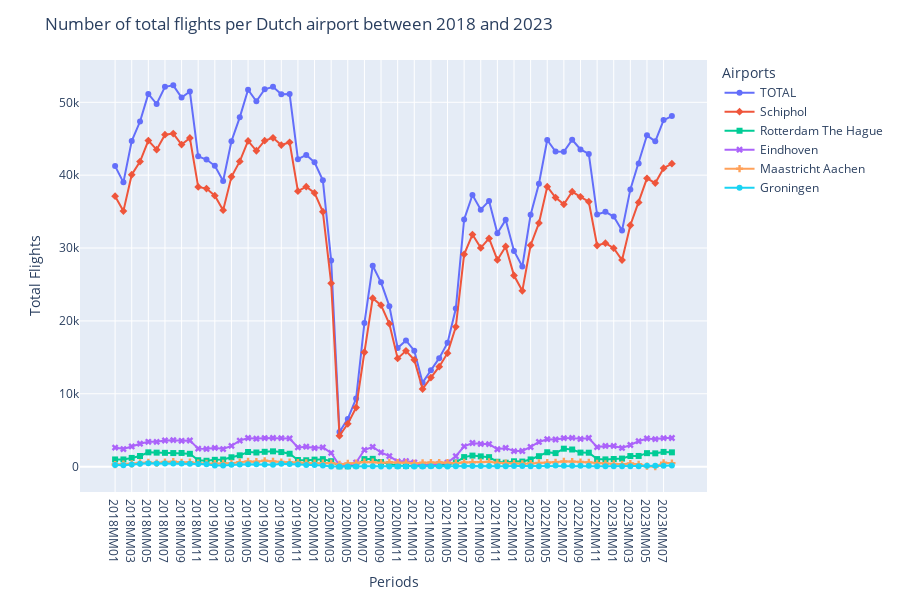

The cell this chart's notebook holds for it:
### Code cell
# Only select monthly data from 2019 till 2023
data_total = data.loc[data['Periods'].str.contains('2018MM|2019MM|2020MM|2021MM|2022MM|2023MM', case=False, regex=True)]

# Make a graph about the total amount of flights
figtotal = px.line(data_total, 
                x = "Periods", 
                y = "Total Flights",
                color = "Airports",
                symbol = "Airports",
                )

# Adjust the layout of the graph
figtotal.update_layout(
                title={'text': 'Number of total flights per Dutch airport between 2018 and 2023'},
                height=600,
                )

# Show graph
figtotal.show()

### Figure 1 — Plotly figure (JSON) as saved in the notebook; plotly's stock layout.template omitted (floating-point values rounded to 4 significant figures)
{"data": [{"hovertemplate": "Airports=TOTAL<br>Periods=%{x}<br>Total Flights=%{y}<extra></extra>", "legendgroup": "TOTAL", "line": {"color": "#636efa", "dash": "solid"}, "marker": {"symbol": "circle"}, "mode": "markers+lines", "name": "TOTAL", "orientation": "v", "showlegend": true, "type": "scatter", "x": ["2018MM01", "2018MM02", "2018MM03", "2018MM04", "2018MM05", "2018MM06", "2018MM07", "2018MM08", "2018MM09", "2018MM10", "2018MM11", "2018MM12", "2019MM01", "2019MM02", "2019MM03", "2019MM04", "2019MM05", "2019MM06", "2019MM07", "2019MM08", "2019MM09", "2019MM10", "2019MM11", "2019MM12", "2020MM01", "2020MM02", "2020MM03", "2020MM04", "2020MM05", "2020MM06", "2020MM07", "2020MM08", "2020MM09", "2020MM10", "2020MM11", "2020MM12", "2021MM01", "2021MM02", "2021MM03", "2021MM04", "2021MM05", "2021MM06", "2021MM07", "2021MM08", "2021MM09", "2021MM10", "2021MM11", "2021MM12", "2022MM01", "2022MM02", "2022MM03", "2022MM04", "2022MM05", "2022MM06", "2022MM07", "2022MM08", "2022MM09", "2022MM10", "2022MM11", "2022MM12", "2023MM01", "2023MM02", "2023MM03", "2023MM04", "2023MM05", "2023MM06", "2023MM07", "2023MM08"], "xaxis": "x", "y": [41247, 39014, 44687, 47362, 51151, 49764, 52126, 52326, 50660, 51475, 42585, 42149, 41285, 39204, 44649, 47934, 51719, 50135, 51786, 52127, 51091, 51135, 42195, 42771, 41768, 39299, 28306, 4759, 6556, 9336, 19701, 27575, 25290, 22028, 16283, 17325, 15907, 11528, 13228, 14891, 16987, 21701, 33916, 37282, 35262, 36465, 32026, 33869, 29604, 27456, 34568, 38824, 44823, 43248, 43218, 44862, 43523, 42909, 34597, 34968, 34322, 32416, 38044, 41609, 45469, 44638, 47556, 48111], "yaxis": "y"}, {"hovertemplate": "Airports=Schiphol<br>Periods=%{x}<br>Total Flights=%{y}<extra></extra>", "legendgroup": "Schiphol", "line": {"color": "#EF553B", "dash": "solid"}, "marker": {"symbol": "diamond"}, "mode": "markers+lines", "name": "Schiphol", "orientation": "v", "showlegend": true, "type": "scatter", "x": ["2018MM01", "2018MM02", "2018MM03", "2018MM04", "2018MM05", "2018MM06", "2018MM07", "2018MM08", "2018MM09", "2018MM10", "2018MM11", "2018MM12", "2019MM01", "2019MM02", "2019MM03", "2019MM04", "2019MM05", "2019MM06", "2019MM07", "2019MM08", "2019MM09", "2019MM10", "2019MM11", "2019MM12", "2020MM01", "2020MM02", "2020MM03", "2020MM04", "2020MM05", "2020MM06", "2020MM07", "2020MM08", "2020MM09", "2020MM10", "2020MM11", "2020MM12", "2021MM01", "2021MM02", "2021MM03", "2021MM04", "2021MM05", "2021MM06", "2021MM07", "2021MM08", "2021MM09", "2021MM10", "2021MM11", "2021MM12", "2022MM01", "2022MM02", "2022MM03", "2022MM04", "2022MM05", "2022MM06", "2022MM07", "2022MM08", "2022MM09", "2022MM10", "2022MM11", "2022MM12", "2023MM01", "2023MM02", "2023MM03", "2023MM04", "2023MM05", "2023MM06", "2023MM07", "2023MM08"], "xaxis": "x", "y": [37113, 35069, 40059, 41861, 44742, 43499, 45551, 45713, 44198, 45100, 38382, 38157, 37185, 35195, 39785, 41892, 44706, 43348, 44736, 45122, 44131, 44502, 37800, 38425, 37567, 34979, 25155, 4236, 5873, 8108, 15702, 23125, 22162, 19614, 14858, 15896, 14666, 10655, 12217, 13720, 15576, 19195, 29141, 31847, 30019, 31324, 28371, 30225, 26231, 24129, 30382, 33421, 38419, 36919, 36000, 37730, 37027, 36361, 30348, 30669, 29987, 28345, 33128, 36258, 39568, 38912, 40965, 41584], "yaxis": "y"}, {"hovertemplate": "Airports=Rotterdam The Hague<br>Periods=%{x}<br>Total Flights=%{y}<extra></extra>", "legendgroup": "Rotterdam The Hague", "line": {"color": "#00cc96", "dash": "solid"}, "marker": {"symbol": "square"}, "mode": "markers+lines", "name": "Rotterdam The Hague", "orientation": "v", "showlegend": true, "type": "scatter", "x": ["2018MM01", "2018MM02", "2018MM03", "2018MM04", "2018MM05", "2018MM06", "2018MM07", "2018MM08", "2018MM09", "2018MM10", "2018MM11", "2018MM12", "2019MM01", "2019MM02", "2019MM03", "2019MM04", "2019MM05", "2019MM06", "2019MM07", "2019MM08", "2019MM09", "2019MM10", "2019MM11", "2019MM12", "2020MM01", "2020MM02", "2020MM03", "2020MM04", "2020MM05", "2020MM06", "2020MM07", "2020MM08", "2020MM09", "2020MM10", "2020MM11", "2020MM12", "2021MM01", "2021MM02", "2021MM03", "2021MM04", "2021MM05", "2021MM06", "2021MM07", "2021MM08", "2021MM09", "2021MM10", "2021MM11", "2021MM12", "2022MM01", "2022MM02", "2022MM03", "2022MM04", "2022MM05", "2022MM06", "2022MM07", "2022MM08", "2022MM09", "2022MM10", "2022MM11", "2022MM12", "2023MM01", "2023MM02", "2023MM03", "2023MM04", "2023MM05", "2023MM06", "2023MM07", "2023MM08"], "xaxis": "x", "y": [988, 988, 1198, 1461, 1964, 1921, 1897, 1864, 1879, 1763, 884, 808, 938, 978, 1286, 1556, 2011, 1943, 2039, 2099, 1997, 1771, 910, 878, 963, 1031, 748, 41, 46, 168, 1032, 1071, 635, 353, 134, 115, 181, 144, 185, 195, 267, 579, 1312, 1516, 1410, 1303, 674, 541, 734, 699, 989, 1437, 1974, 1858, 2465, 2353, 1927, 1914, 1037, 996, 1052, 1108, 1455, 1469, 1851, 1826, 2025, 1962], "yaxis": "y"}, {"hovertemplate": "Airports=Eindhoven<br>Periods=%{x}<br>Total Flights=%{y}<extra></extra>", "legendgroup": "Eindhoven", "line": {"color": "#ab63fa", "dash": "solid"}, "marker": {"symbol": "x"}, "mode": "markers+lines", "name": "Eindhoven", "orientation": "v", "showlegend": true, "type": "scatter", "x": ["2018MM01", "2018MM02", "2018MM03", "2018MM04", "2018MM05", "2018MM06", "2018MM07", "2018MM08", "2018MM09", "2018MM10", "2018MM11", "2018MM12", "2019MM01", "2019MM02", "2019MM03", "2019MM04", "2019MM05", "2019MM06", "2019MM07", "2019MM08", "2019MM09", "2019MM10", "2019MM11", "2019MM12", "2020MM01", "2020MM02", "2020MM03", "2020MM04", "2020MM05", "2020MM06", "2020MM07", "2020MM08", "2020MM09", "2020MM10", "2020MM11", "2020MM12", "2021MM01", "2021MM02", "2021MM03", "2021MM04", "2021MM05", "2021MM06", "2021MM07", "2021MM08", "2021MM09", "2021MM10", "2021MM11", "2021MM12", "2022MM01", "2022MM02", "2022MM03", "2022MM04", "2022MM05", "2022MM06", "2022MM07", "2022MM08", "2022MM09", "2022MM10", "2022MM11", "2022MM12", "2023MM01", "2023MM02", "2023MM03", "2023MM04", "2023MM05", "2023MM06", "2023MM07", "2023MM08"], "xaxis": "x", "y": [2615, 2417, 2774, 3151, 3408, 3406, 3592, 3636, 3546, 3590, 2473, 2427, 2579, 2417, 2854, 3573, 3933, 3836, 3922, 3933, 3913, 3870, 2641, 2738, 2554, 2649, 1888, 148, 178, 565, 2292, 2713, 1947, 1451, 721, 769, 572, 169, 226, 373, 562, 1428, 2779, 3245, 3112, 3097, 2390, 2571, 2133, 2151, 2700, 3390, 3768, 3724, 3909, 3948, 3800, 3935, 2683, 2838, 2843, 2565, 2970, 3495, 3864, 3774, 3915, 3929], "yaxis": "y"}, {"hovertemplate": "Airports=Maastricht Aachen<br>Periods=%{x}<br>Total Flights=%{y}<extra></extra>", "legendgroup": "Maastricht Aachen", "line": {"color": "#FFA15A", "dash": "solid"}, "marker": {"symbol": "cross"}, "mode": "markers+lines", "name": "Maastricht Aachen", "orientation": "v", "showlegend": true, "type": "scatter", "x": ["2018MM01", "2018MM02", "2018MM03", "2018MM04", "2018MM05", "2018MM06", "2018MM07", "2018MM08", "2018MM09", "2018MM10", "2018MM11", "2018MM12", "2019MM01", "2019MM02", "2019MM03", "2019MM04", "2019MM05", "2019MM06", "2019MM07", "2019MM08", "2019MM09", "2019MM10", "2019MM11", "2019MM12", "2020MM01", "2020MM02", "2020MM03", "2020MM04", "2020MM05", "2020MM06", "2020MM07", "2020MM08", "2020MM09", "2020MM10", "2020MM11", "2020MM12", "2021MM01", "2021MM02", "2021MM03", "2021MM04", "2021MM05", "2021MM06", "2021MM07", "2021MM08", "2021MM09", "2021MM10", "2021MM11", "2021MM12", "2022MM01", "2022MM02", "2022MM03", "2022MM04", "2022MM05", "2022MM06", "2022MM07", "2022MM08", "2022MM09", "2022MM10", "2022MM11", "2022MM12", "2023MM01", "2023MM02", "2023MM03", "2023MM04", "2023MM05", "2023MM06", "2023MM07", "2023MM08"], "xaxis": "x", "y": [291, 334, 371, 505, 575, 491, 641, 685, 589, 620, 479, 436, 413, 456, 454, 622, 723, 678, 808, 713, 641, 616, 564, 511, 474, 476, 485, 329, 452, 489, 621, 615, 516, 587, 548, 535, 468, 537, 560, 563, 555, 460, 583, 600, 623, 656, 523, 473, 431, 398, 434, 514, 542, 599, 712, 696, 640, 587, 460, 396, 376, 331, 423, 326, 60, 0, 525, 479], "yaxis": "y"}, {"hovertemplate": "Airports=Groningen<br>Periods=%{x}<br>Total Flights=%{y}<extra></extra>", "legendgroup": "Groningen", "line": {"color": "#19d3f3", "dash": "solid"}, "marker": {"symbol": "circle"}, "mode": "markers+lines", "name": "Groningen", "orientation": "v", "showlegend": true, "type": "scatter", "x": ["2018MM01", "2018MM02", "2018MM03", "2018MM04", "2018MM05", "2018MM06", "2018MM07", "2018MM08", "2018MM09", "2018MM10", "2018MM11", "2018MM12", "2019MM01", "2019MM02", "2019MM03", "2019MM04", "2019MM05", "2019MM06", "2019MM07", "2019MM08", "2019MM09", "2019MM10", "2019MM11", "2019MM12", "2020MM01", "2020MM02", "2020MM03", "2020MM04", "2020MM05", "2020MM06", "2020MM07", "2020MM08", "2020MM09", "2020MM10", "2020MM11", "2020MM12", "2021MM01", "2021MM02", "2021MM03", "2021MM04", "2021MM05", "2021MM06", "2021MM07", "2021MM08", "2021MM09", "2021MM10", "2021MM11", "2021MM12", "2022MM01", "2022MM02", "2022MM03", "2022MM04", "2022MM05", "2022MM06", "2022MM07", "2022MM08", "2022MM09", "2022MM10", "2022MM11", "2022MM12", "2023MM01", "2023MM02", "2023MM03", "2023MM04", "2023MM05", "2023MM06", "2023MM07", "2023MM08"], "xaxis": "x", "y": [240, 206, 285, 384, 462, 447, 445, 428, 448, 402, 367, 321, 170, 158, 270, 291, 346, 330, 281, 260, 409, 376, 280, 219, 210, 164, 30, 5, 7, 6, 54, 51, 30, 23, 22, 10, 20, 23, 40, 40, 27, 39, 101, 74, 98, 85, 68, 59, 75, 79, 63, 62, 120, 148, 132, 135, 129, 112, 69, 69, 64, 67, 68, 61, 126, 126, 126, 157], "yaxis": "y"}], "layout": {"height": 600, "legend": {"title": {"text": "Airports"}, "tracegroupgap": 0}, "margin": {"t": 60}, "title": {"text": "Number of total flights per Dutch airport between 2018 and 2023"}, "xaxis": {"anchor": "y", "domain": [0, 1], "title": {"text": "Periods"}}, "yaxis": {"anchor": "x", "domain": [0, 1], "title": {"text": "Total Flights"}}}}
